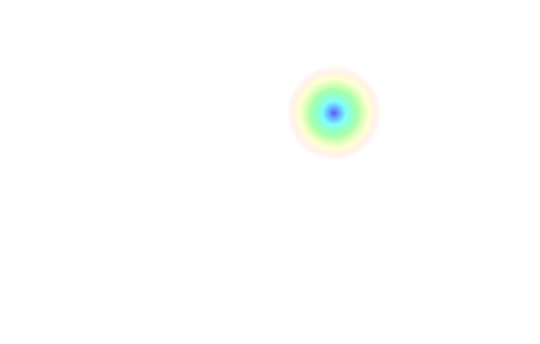
Frame 1 (no input)
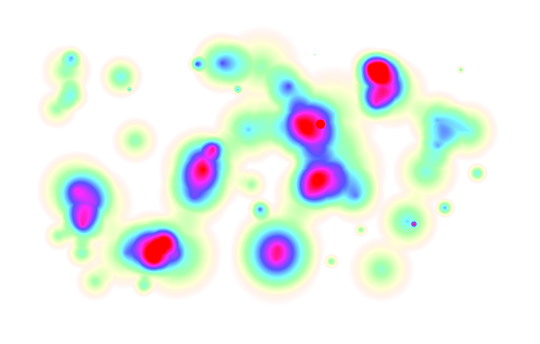
Frame 60 (the mouse pressed at the canvas centre just before this capture)
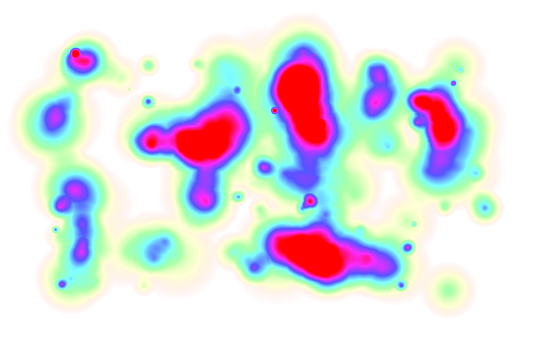
Frame 120 (the mouse held since frame 60 and released just before this capture)

The Processing sketch that drew these frames (run headless with seeded random() and noise(); from frame 60 on, the mouse is pressed at the canvas centre):

// Processing sketch: processing_21466
// ── processing_21466.pde

PImage Img;
float[][] Temperature;

void setup() {

  size(540, 344);
  frameRate(120);
  colorMode(HSB);
  Img = createImage(width, height, RGB);
  Temperature = new float[height][width];
  zeroTemperature();
  Img.loadPixels();
   
}

int r = 50;

void draw() {


    Blob blob0 = new Blob(random(r, width-r), random(r, height-r), random(0, r));
    blob0.render();
    buildImage();
    Img.updatePixels();
    image(Img, 0, 0);

    for (int y = 0 ; y < height ; y++)
    {
      for (int x = 0; x < width ; x++)
      {
        Temperature[y][x] *= 0.99;
      }
    }
  
}

void zeroTemperature() {

  for (int y = 0 ; y < height ; y++) {
    for (int x = 0 ; x < width ; x++) {
      Temperature[y][x] = 0;
    }
  }
}

void buildImage() {

  for (int y = 0 ; y < height ; y++)
  {
    for (int x = 0 ; x < width ; x++)
    {
      float t = map(Temperature[y][x], 0, 1.5, 0, 255);
      Img.set(x, y, color(t, t, 255));
    }
  }
}

class Blob {

  float cx, cy;
  float r;

  Blob(float acx, float acy, float ar) {
    cx = acx;
    cy = acy;
    r = ar;
  }

  void render() {

    for (float y = cy - r ; y < cy + r ; y++)
    {
      for (float x = cx - r ; x < cx + r ; x++)
      {
        float d = dist(x, y, cx, cy);
        if (d > r) continue;
        float h = map(d, 0, r, 1, 0);
        Temperature[int(y)][int(x)] += h;
      }
    }
  }
}
